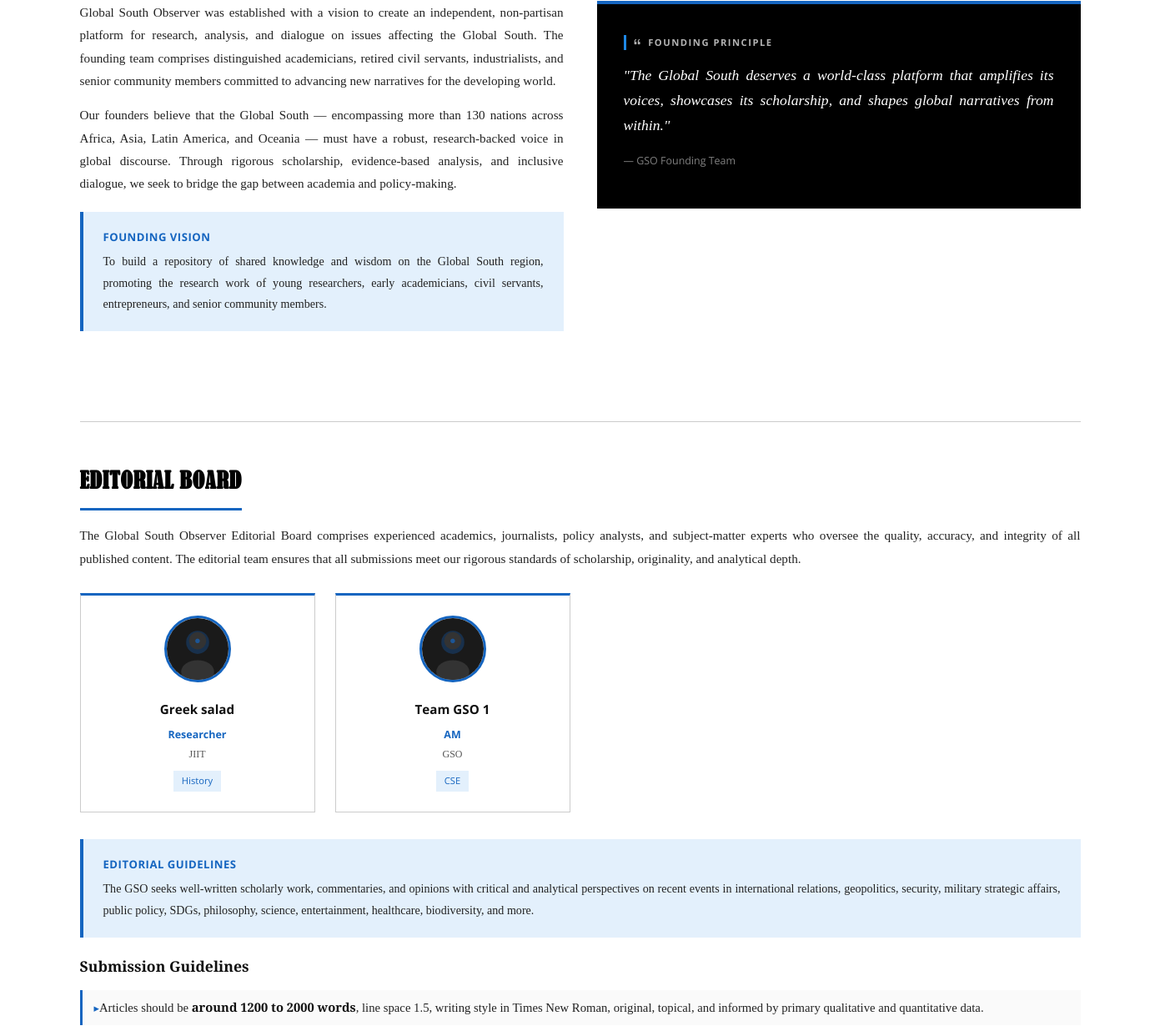
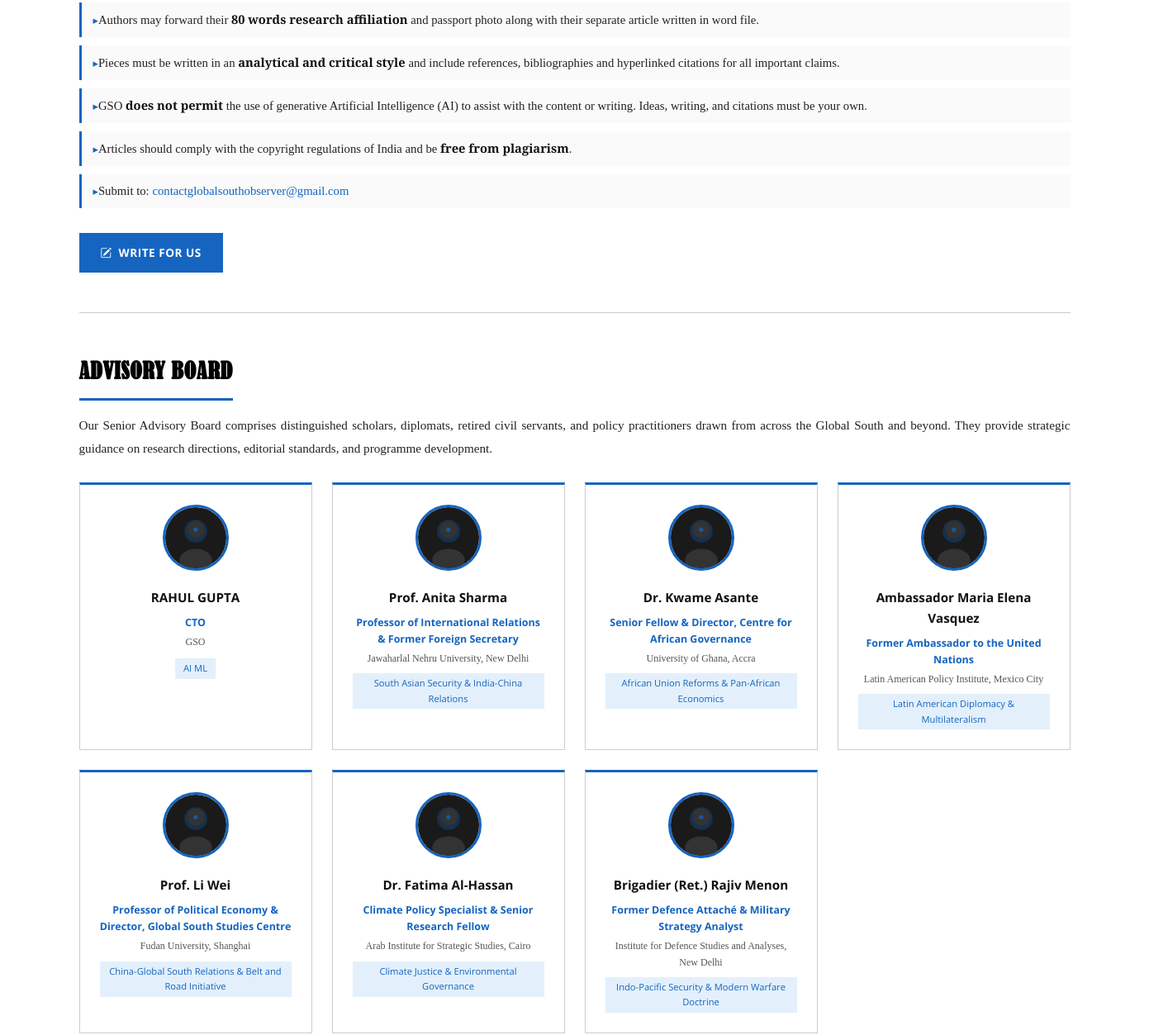
The app's page /leadership/ (middle part), older data (2 pictures, top to bottom).
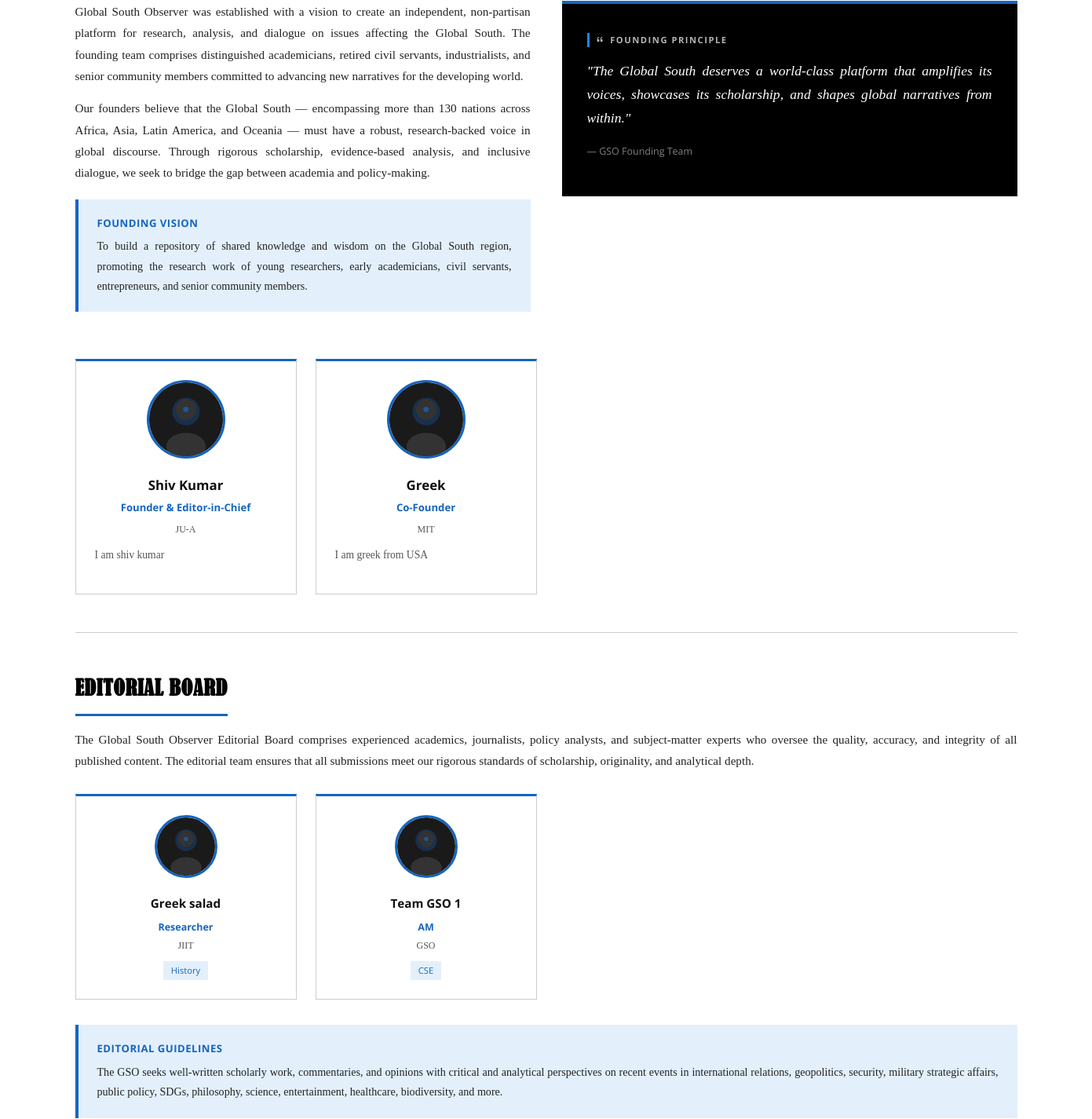
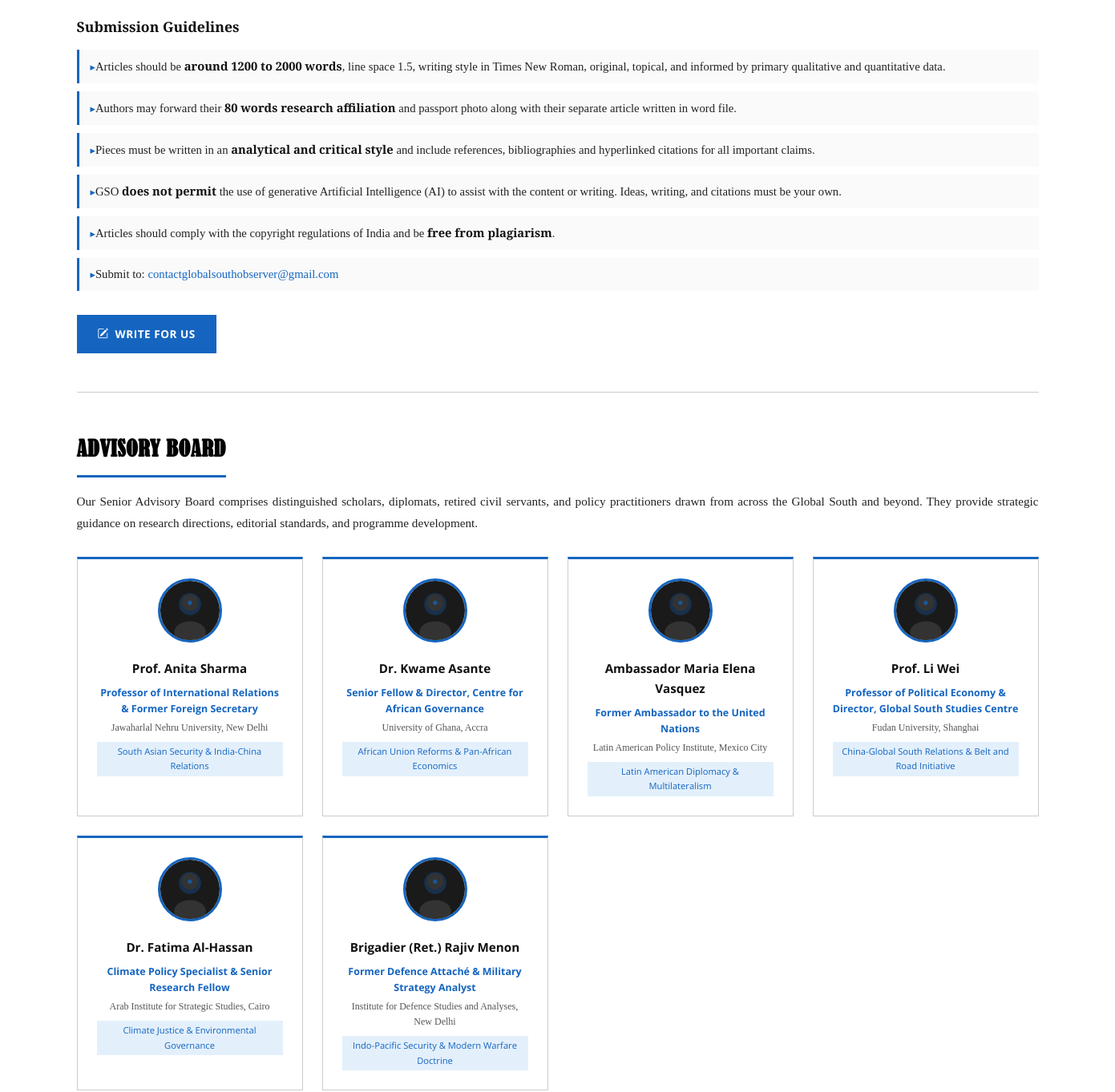
The same page, newer data (2 pictures, top to bottom).
### observer/models.py (models this page shows, shortened)
class EditorialMember(models.Model):
    name = models.CharField(max_length=200)
    designation = models.CharField(max_length=300)
    institution = models.CharField(max_length=300)
    expertise = models.CharField(max_length=300, blank=True, help_text="E.g., Geopolitics, Public Policy")
    biography = models.TextField()
    photo = models.ImageField(upload_to='editorial/', blank=True, null=True)
    photo_url = models.URLField(blank=True)
    order = models.PositiveIntegerField(default=0)
    created_at = models.DateTimeField(auto_now_add=True)
    class Meta:
        ordering = ['order', 'name']
    def get_photo(self):
        if self.photo:
            return self.photo.url
        if self.photo_url:
            return self.photo_url
        return '/static/images/default-avatar.svg'

class AdvisoryMember(models.Model):
    name = models.CharField(max_length=200)
    designation = models.CharField(max_length=300)
    institution = models.CharField(max_length=300)
    research_area = models.CharField(max_length=300)
    biography = models.TextField()
    photo = models.ImageField(upload_to='advisory/', blank=True, null=True)
    photo_url = models.URLField(blank=True)
    order = models.PositiveIntegerField(default=0)
    created_at = models.DateTimeField(auto_now_add=True)
    class Meta:
        ordering = ['order', 'name']
    def get_photo(self):
        if self.photo:
            return self.photo.url
        if self.photo_url:
            return self.photo_url
        return '/static/images/default-avatar.svg'

class Founder(models.Model):
    name = models.CharField(max_length=200)
    designation = models.CharField(max_length=300, help_text="E.g., Founder & Editor-in-Chief")
    institution = models.CharField(max_length=300, blank=True)
    biography = models.TextField()
    photo = models.ImageField(upload_to='founders/', blank=True, null=True)
    photo_url = models.URLField(blank=True)
    order = models.PositiveIntegerField(default=0)
    created_at = models.DateTimeField(auto_now_add=True)
    class Meta:
        ordering = ['order', 'name']
    def get_photo(self):
        if self.photo:
            return self.photo.url
        if self.photo_url:
            return self.photo_url
        return '/static/images/default-avatar.svg'

### observer/views.py (the view)
# urls.py: path('leadership/', views.LeadershipView.as_view(), name='leadership'),
class LeadershipView(TemplateView):
    template_name = 'leadership.html'
    def get_context_data(self, **kwargs):
        ctx = super().get_context_data(**kwargs)
        ctx['leadership_sections'] = [
            {'id':'founder',   'label':'Founder Column'},
            {'id':'editorial', 'label':'Editorial Board'},
            {'id':'advisory',  'label':'Advisory Board'},
            {'id':'fellows',   'label':'Research Fellows'},
        ]
        ctx['advisory_members'] = AdvisoryMember.objects.all()
        ctx['editorial_members'] = EditorialMember.objects.all()
        ctx['founders'] = Founder.objects.all()
        return ctx

### templates/leadership.html (shortened to what this page needs)
{% extends 'base.html' %}
{% block content %}
<div class="container">
  <section class="content-section" id="founder">
    <div class="two-col" style="margin-bottom: 40px;">
      <div>
        <p>Global South Observer was established with a vision to create an independent, non-partisan platform for research, analysis, and dialogue on issues affecting the Global South. The founding team comprises distinguished academicians, retired civil servants, industrialists, and senior community members committed to advancing new narratives for the developing world.</p>
        <p>Our founders believe that the Global South — encompassing more than 130 nations across Africa, Asia, Latin America, and Oceania — must have a robust, research-backed voice in global discourse. Through rigorous scholarship, evidence-based analysis, and inclusive dialogue, we seek to bridge the gap between academia and policy-making.</p>
        <div class="info-box" style="margin-top:20px;">
          <h4>Founding Vision</h4>
          <p>To build a repository of shared knowledge and wisdom on the Global South region, promoting the research work of young researchers, early academicians, civil servants, entrepreneurs, and senior community members.</p>
        </div>
      </div>
      <div style="background:var(--black);padding:32px;border-top:4px solid var(--blue);height:fit-content;">
        <div class="section-label" style="color:rgba(255,255,255,.7);border-color:var(--blue-light);margin-bottom:16px;"><i class="bi bi-quote"></i> Founding Principle</div>
        <blockquote style="font-family:var(--font-body);font-size:1.1rem;color:var(--white);line-height:1.7;font-style:italic;">"The Global South deserves a world-class platform that amplifies its voices, showcases its scholarship, and shapes global narratives from within."</blockquote>
        <p style="font-family:var(--font-ui);font-size:.78rem;color:rgba(255,255,255,.5);margin-top:16px;">— GSO Founding Team</p>
      </div>
    </div>
    {% if founders %}
    <div class="three-col">
      {% for member in founders %}
      <div class="service-card" data-animate style="text-align:center;">
        <img src="{{ member.get_photo }}" alt="{{ member.name }}" style="width:100px;height:100px;object-fit:cover;border-radius:50%;margin:0 auto 12px;border:3px solid var(--blue);" onerror="this.src='/static/images/default-avatar.svg'"/>
        <h3 style="font-size:1.05rem; margin-bottom:4px;">{{ member.name }}</h3>
        <p style="color:var(--blue);font-size:.82rem;font-weight:700;font-family:var(--font-ui);margin-bottom:8px;">{{ member.designation }}</p>
        {% if member.institution %}
        <p style="font-size:.75rem;color:var(--mid-gray);margin-bottom:12px;">{{ member.institution }}</p>
        {% endif %}
        <p style="font-size:.85rem;color:var(--mid-gray);line-height:1.6;text-align:justify;hyphens:auto;">{{ member.biography }}</p>
      </div>
      {% endfor %}
    </div>
    {% endif %}
  </section>
<section class="content-section" id="editorial">
    <h2>Editorial Board</h2>
    <p>The Global South Observer Editorial Board comprises experienced academics, journalists, policy analysts, and subject-matter experts who oversee the quality, accuracy, and integrity of all published content. The editorial team ensures that all submissions meet our rigorous standards of scholarship, originality, and analytical depth.</p>
    {% if editorial_members %}
    <div class="three-col" style="margin-top:28px; margin-bottom:32px;">
      {% for member in editorial_members %}
      <div class="service-card" data-animate style="text-align:center;">
        <img src="{{ member.get_photo }}" alt="{{ member.name }}" style="width:80px;height:80px;border-radius:50%;margin:0 auto 12px;border:3px solid var(--blue);display: block;" onerror="this.src='/static/images/default-avatar.svg'"/>
        <h3 style="font-size:.95rem;">{{ member.name }}</h3>
        <p style="color:var(--blue);font-size:.78rem;font-weight:700;font-family:var(--font-ui);margin-bottom:4px;">{{ member.designation }}</p>
        <p style="font-size:.75rem;color:var(--mid-gray);margin-bottom:8px;">{{ member.institution }}</p>
        {% if member.expertise %}
        <span style="display:inline-block;background:var(--blue-pale);color:var(--blue);font-size:.7rem;padding:3px 10px;font-family:var(--font-ui);">{{ member.expertise }}</span>
        {% endif %}
      </div>
      {% endfor %}
    </div>
    {% endif %}
    <div class="info-box">
      <h4>Editorial Guidelines</h4>
      <p>The GSO seeks well-written scholarly work, commentaries, and opinions with critical and analytical perspectives on recent events in international relations, geopolitics, security, military strategic affairs, public policy, SDGs, philosophy, science, entertainment, healthcare, biodiversity, and more.</p>
    </div>
    <h3>Submission Guidelines</h3>
    <ul>
      <li>Articles should be <strong>around 1200 to 2000 words</strong>, line space 1.5, writing style in Times New Roman, original, topical, and informed by primary qualitative and quantitative data.</li>
      <li>Authors may forward their <strong>80 words research affiliation</strong> and passport photo along with their separate article written in word file.</li>
      <li>Pieces must be written in an <strong>analytical and critical style</strong> and include references, bibliographies and hyperlinked citations for all important claims.</li>
      <li>GSO <strong>does not permit</strong> the use of generative Artificial Intelligence (AI) to assist with the content or writing. Ideas, writing, and citations must be your own.</li>
      <li>Articles should comply with the copyright regulations of India and be <strong>free from plagiarism</strong>.</li>
      <li>Submit to: <a href="mailto:contactglobalsouthobserver@gmail.com">contactglobalsouthobserver@gmail.com</a></li>
    </ul>
    <a href="{% url 'contact' %}#write-for-us" class="btn-primary" style="margin-top:16px;display:inline-flex;"><i class="bi bi-pencil-square"></i> Write for Us</a>
  </section>
  <section class="content-section" id="advisory">
    <h2>Advisory Board</h2>
    <p>Our Senior Advisory Board comprises distinguished scholars, diplomats, retired civil servants, and policy practitioners drawn from across the Global South and beyond. They provide strategic guidance on research directions, editorial standards, and programme development.</p>
    {% if advisory_members %}
    <div class="three-col" style="margin-top:28px;">
      {% for member in advisory_members %}
      <div class="service-card" data-animate style="text-align:center;">
        <img src="{{ member.get_photo }}" alt="{{ member.name }}" style="width:80px;height:80px;border-radius:50%;margin:0 auto 12px;border:3px solid var(--blue);display: block;" onerror="this.src='/static/images/default-avatar.svg'"/>
        <h3 style="font-size:.95rem;">{{ member.name }}</h3>
        <p style="color:var(--blue);font-size:.78rem;font-weight:700;font-family:var(--font-ui);margin-bottom:4px;">{{ member.designation }}</p>
        <p style="font-size:.75rem;color:var(--mid-gray);margin-bottom:8px;">{{ member.institution }}</p>
        <span style="display:inline-block;background:var(--blue-pale);color:var(--blue);font-size:.7rem;padding:3px 10px;font-family:var(--font-ui);">{{ member.research_area }}</span>
      </div>
      {% endfor %}
    </div>
    {% endif %}
  </section>
</div>
{% endblock %}

### templates/base.html (shortened to what this page needs)
<!doctype html>
<html lang="en">
  <head>
    <link
      rel="stylesheet"
      href="https://cdn.jsdelivr.net/npm/bootstrap-icons@1.11.3/font/bootstrap-icons.min.css"
    />
    {% load static %}
    <link rel="stylesheet" href="{% static 'css/style.css' %}" />
  </head>
  <body>
    <main id="main-content">{% block content %}{% endblock %}</main>
    {% load static %}
  </body>
</html>

### static/css/style.css (style rules this page uses)
:root { --blue: #1565C0; --blue-dark: #0d47a1; --blue-light: #1e88e5; --blue-pale: #e3f0fc; --black: #000000; --near-black: #111111; --dark-gray: #222222; --mid-gray: #555555; --light-gray: #f0f0f0; --border: #cccccc; --white: #ffffff; --cream: #fafafa; --font-title: 'BernardMT', 'Barlow Condensed', 'Arial Narrow', Arial, sans-serif; --font-body: 'Source Serif 4', Georgia, 'Times New Roman', serif; --font-ui: 'Open Sans', Arial, sans-serif; --navbar-h: 52px; --topbar-h: 36px; --shadow: 0 2px 8px rgba(0,0,0,.15); --shadow-md: 0 4px 16px rgba(0,0,0,.2); --radius: 4px; --transition: 0.25s ease; }
*, *::before, *::after { box-sizing: border-box; margin: 0; padding: 0; }
html { scroll-behavior: smooth; font-size: 16px; }
body { font-family: var(--font-body); background: var(--white); color: var(--near-black); line-height: 1.65; }
img { max-width: 100%; height: auto; display: block; }
ul { list-style: none; }
.container { width: min(1200px, 100% - 2rem); margin-inline: auto; }
.btn-primary { display: inline-flex; align-items: center; gap: 8px; background: var(--blue); color: var(--white); font-family: var(--font-ui); font-weight: 700; font-size: .85rem; padding: 11px 24px; border: 2px solid var(--blue); text-transform: uppercase; letter-spacing: .5px; transition: all var(--transition); }
.section-label { display: inline-flex; align-items: center; gap: 6px; font-family: var(--font-ui); font-size: .7rem; font-weight: 700; text-transform: uppercase; letter-spacing: 1.5px; color: var(--blue); border-left: 3px solid var(--blue); padding-left: 8px; margin-bottom: 6px; }
.content-section { text-align: justify; padding: 48px 0; border-bottom: 1px solid var(--border); }
.content-section h2 { font-family: var(--font-title); font-size: 1.7rem; font-weight: 800; color: var(--black); text-transform: uppercase; letter-spacing: .5px; margin-bottom: 16px; padding-bottom: 10px; border-bottom: 3px solid var(--blue); display: inline-block; }
.content-section h3 { font-family: var(--font-body); font-size: 1.1rem; font-weight: 700; margin: 20px 0 8px; color: var(--near-black); }
.content-section p { font-size: .95rem; line-height: 1.8; color: var(--dark-gray); margin-bottom: 14px; }
.content-section ul { display: flex; flex-direction: column; gap: 10px; margin: 14px 0; padding-left: 0; }
.content-section ul li { align-items: flex-start; gap: 10px; font-size: .92rem; line-height: 1.7; color: var(--dark-gray); padding: 8px 14px; background: var(--cream); border-left: 3px solid var(--blue); }
.content-section ul li::before { content: '▸'; color: var(--blue); flex-shrink: 0; margin-top: 2px; font-size: .8rem; }
.content-section strong { color: var(--near-black); font-weight: 700; }
.two-col { display: grid; grid-template-columns: 1fr 1fr; gap: 40px; align-items: start; }
.three-col { display: grid; grid-template-columns: repeat(auto-fill, minmax(280px, 1fr)); gap: 24px; }
.info-box { background: var(--blue-pale); border-left: 4px solid var(--blue); padding: 20px 24px; margin: 20px 0; }
.info-box h4 { font-family: var(--font-ui); font-size: .82rem; font-weight: 700; text-transform: uppercase; letter-spacing: .5px; color: var(--blue); margin-bottom: 6px; }
.info-box p { font-size: .88rem; color: var(--dark-gray); margin: 0; }
.service-card { background: var(--white); border: 1px solid var(--border); border-top: 3px solid var(--blue); padding: 24px; transition: all var(--transition); }
.service-card h3 { font-family: var(--font-ui); font-size: .95rem; font-weight: 700; margin-bottom: 8px; }
.service-card p { font-size: .83rem; color: var(--mid-gray); line-height: 1.6; }
[data-animate] { opacity: 0; transform: translateY(24px); transition: opacity .5s ease, transform .5s ease; }

Row changes from the older to the newer data that the page shows:
removed AdvisoryMember: name "RAHUL GUPTA", designation "CTO", institution "GSO", research_area "AI ML"
added Founder: name "Shiv Kumar", designation "Founder & Editor-in-Chief", institution "JU-A", biography "I am shiv kumar"
added Founder: name "Greek", designation "Co-Founder", institution "MIT", biography "I am greek from USA"
